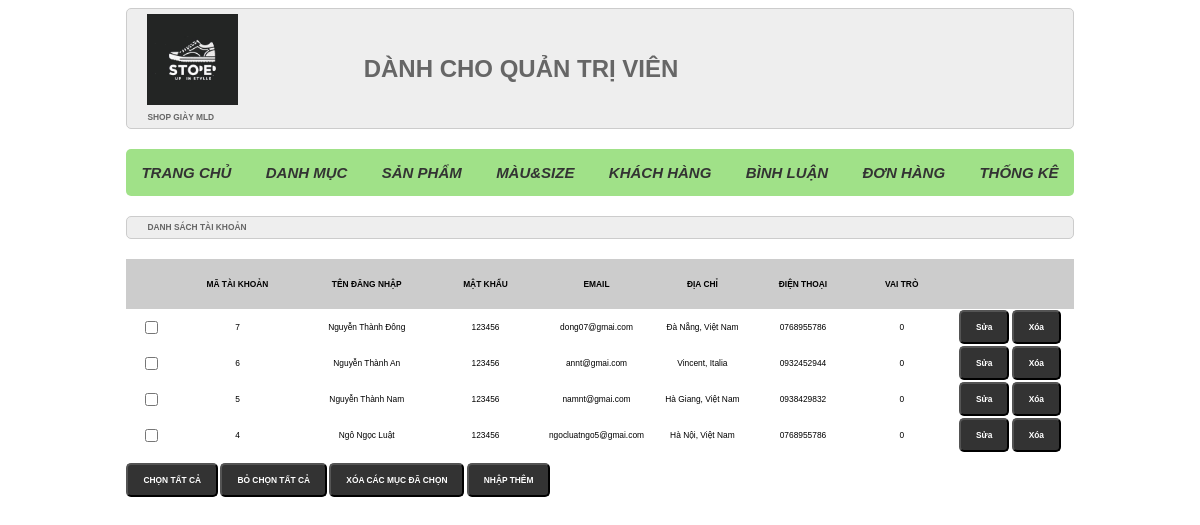
The app's page /admin/index.php?act=dskh, older data.
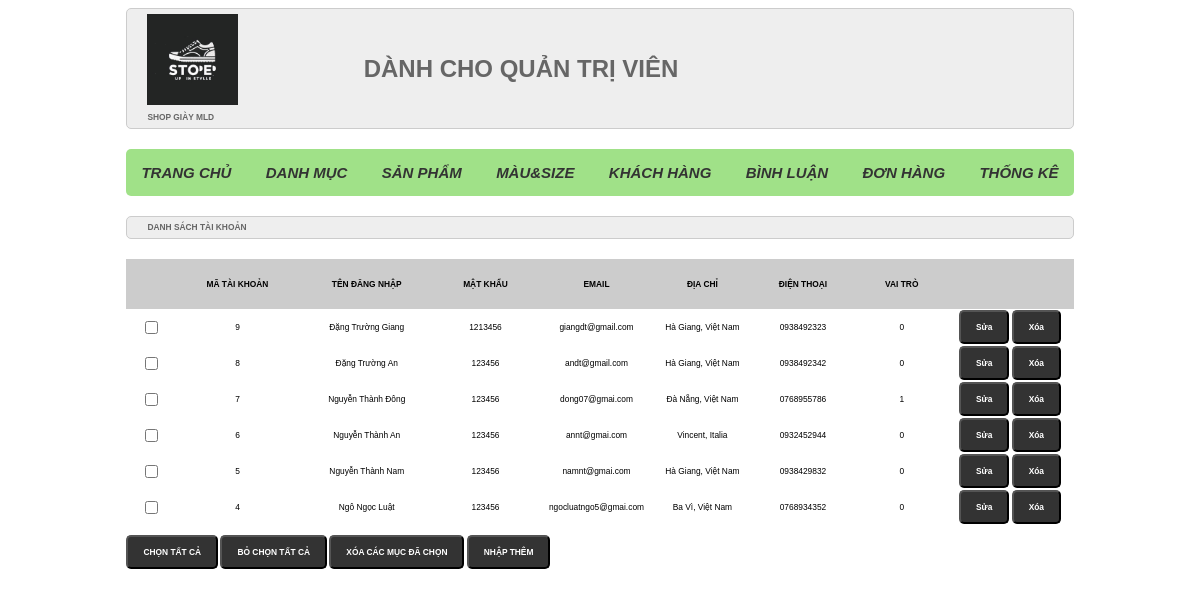
The same page, newer data.
### tables this page shows
CREATE TABLE `taikhoan` (
  `id` int(10) NOT NULL,
  `username` varchar(50) NOT NULL,
  `pass` varchar(50) NOT NULL,
  `email` varchar(255) NOT NULL,
  `address` varchar(255) NOT NULL,
  `tel` varchar(20) NOT NULL,
  `role` tinyint(4) NOT NULL DEFAULT 0
);

### model/pdo.php (called while the page is built, shortened)
<?php
function pdo_get_connection()
{
    $dburl = "mysql:host=localhost;dbname=webbangiaynam;charset=utf8";
    $username = 'root';
    $password = '';
    $conn = new PDO($dburl, $username, $password);
    $conn->setAttribute(PDO::ATTR_ERRMODE, PDO::ERRMODE_EXCEPTION);
    return $conn;
}
function pdo_query($sql)
{
    $sql_args = array_slice(func_get_args(), 1);
    try {
        $conn = pdo_get_connection();
        $stmt = $conn->prepare($sql);
        $stmt->execute($sql_args);
        $rows = $stmt->fetchAll(PDO::FETCH_ASSOC);
        return $rows;
    } catch (PDOException $e) {
        throw $e;
    } finally {
        unset($conn);
    }
}

### model/taikhoan.php (called while the page is built, shortened)
<?php
function loadall_taikhoan()
{
    $sql = "select * from taikhoan order by id desc";
    $listtaikhoan = pdo_query($sql);
    return $listtaikhoan;
}
?>

### admin/taikhoan/list.php (the view)
<div class="row">
    <div class="row frmtitle">
        <h1>DANH SÁCH TÀI KHOẢN</h1>
    </div>
    <div class="row frmcontent">
        <div class="row mb10 frmdsloai">
            <table>
                <tr>
                    <th></th>
                    <th>MÃ TÀI KHOẢN</th>
                    <th>TÊN ĐĂNG NHẬP</th>
                    <th>MẬT KHẨU</th>
                    <th>EMAIL</th>
                    <th>ĐỊA CHỈ</th>
                    <th>ĐIỆN THOẠI</th>
                    <th>VAI TRÒ</th>
                    <th></th>
                </tr>
                <?php
                foreach ($listtaikhoan as $taikhoan) {
                    extract($taikhoan);
                    $suatk = "index.php?act=updatetk=" . $id;
                    $xoatk = "index.php?act=xoatk&id=" . $id;
                    echo '<tr>
                            <td><input type="checkbox" name="" id=""></td>
                            <td>' . $id . '</td>
                            <td>' . $username . '</td>
                            <td>' . $pass . '</td>
                            <td>' . $email . '</td>
                            <td>' . $address . '</td>
                            <td>' . $tel . '</td>
                            <td>' . $role . '</td>
                            <td>
                                <a href="' . $suatk . '"><input type="button" value="Sửa"></a>
                                <a href="' . $xoatk . '"><input type="button" value="Xóa"></a>
                            </td>
                        </tr>';
                }
                ?>
            </table>
        </div>
        <div class="row mb10">
            <input type="button" value="CHỌN TẤT CẢ">
            <input type="button" value="BỎ CHỌN TẤT CẢ">
            <input type="button" value="XÓA CÁC MỤC ĐÃ CHỌN">
            <a href="index.php?act=addtk">
                <input type="button" value="NHẬP THÊM"></a>
        </div>
    </div>
</div>

### admin/header.php (shortened to what this page needs)
<!DOCTYPE html>
<html lang="en">
<head>
    <link rel="stylesheet" href="../assets/css/admin.css">
</head>
<body>
    <div class="boxcenter">
        <div class="row mb headeradmin">
            <div>
                <div class="img">
                    <img src="../assets/images/logo.jpg" alt="">
                </div>
                <h1>SHOP GIÀY MLD</h1>
            </div>
            <h1>DÀNH CHO QUẢN TRỊ VIÊN</h1>
        </div>
        <div class="row mb menu">
            <ul>
                <li><a href="index.php">TRANG CHỦ</a></li>
                <li><a href="index.php?act=adddm">DANH MỤC</a</li>
                <li><a href="index.php?act=addsp">SẢN PHẨM</a></li>
                <li><a href="index.php?act=addmau_size">MÀU&SIZE</a></li>
                <li><a href="index.php?act=dskh">KHÁCH HÀNG</a></li>
                <li><a href="index.php?act=dsbl">BÌNH LUẬN</a></li>
                <li><a href="index.php?act=donhang">ĐƠN HÀNG</a></li>
                <li><a href="index.php?act=thongke">THỐNG KÊ</a>
                </li>
            </ul>
        </div>

### admin/index.php (shortened to what this page needs)
<?php
include "../model/pdo.php";
include "../model/binhluan.php";
include "../model/taikhoan.php";
include "header.php";
if (isset($_GET['act'])) {
    $act = $_GET['act'];
    switch ($act) {
        case 'dskh':
            $listtaikhoan = loadall_taikhoan();
            include "taikhoan/list.php";
            break;
    }
} else {
    include "home.php";
}

### assets/css/admin.css (style rules this page uses)
* { box-sizing: border-box; font-family: sans-serif; font-size: 0.7vw; }
.boxcenter { width: 80%; margin: 0 auto; }
.row { float: left; width: 100%; }
.mb { margin-bottom: 20px; }
.mb10 { margin-bottom: 10px; }
.menu { background-color: #a0e188; border-radius: 5px; }
.menu ul { padding: 0; margin: 0; display: flex; justify-content: space-between; list-style-type: none; }
.menu ul li { position: relative; display: inline-block; padding: 15px; }
.menu ul li a { text-decoration: none; color: #333; font-size: 15px; font-style: italic; font-weight: bold; white-space: nowrap; display: block; }
.headeradmin { background-color: #EEE; border: 1px #CCC solid; color: #666; border-radius: 5px; padding: 0px 20px; display: flex; position: relative; }
.headeradmin>h1 { position: absolute; left: 25%; top: 25%; right: 25%; bottom: 35%; font-size: 2vw; }
.headeradmin img { margin-top: 5px; width: 10%; }
.frmtitle { background-color: #EEE; border: 1px #CCC solid; color: #666; border-radius: 5px; padding: 0px 20px; }
.frmcontent { padding: 20px 0px; }
.frmdsloai table { text-align: center; width: 100%; border-collapse: collapse; }
.frmdsloai table th { padding: 20px; background-color: #ccc; }
input[type="submit" i],[type="reset" i],[type="button" i] { padding: 10px 15px; border-radius: 5px; background-color: #333; font-size: 17px; font-weight: bold; color: #fff; }
input[type="submit"], input[type="reset"], input[type="button"] { padding: 10px 15px; border-radius: 5px; background-color: #333; font-size: 0.7vw; font-weight: bold; color: #fff; }

Row changes from the older to the newer data that the page shows:
added taikhoan: id "9", username "Đặng Trường Giang", pass "1213456", email "giangdt@gmail.com", address "Hà Giang, Việt Nam", tel "0938492323", role "0"
added taikhoan: id "8", username "Đặng Trường An", pass "123456", email "andt@gmail.com", address "Hà Giang, Việt Nam", tel "0938492342", role "0"
changed taikhoan "Nguyễn Thành Đông": role "0" → "1"
changed taikhoan "Ngô Ngọc Luật": address "Hà Nội, Việt Nam" → "Ba Vì, Việt Nam"; tel "0768955786" → "0768934352"
